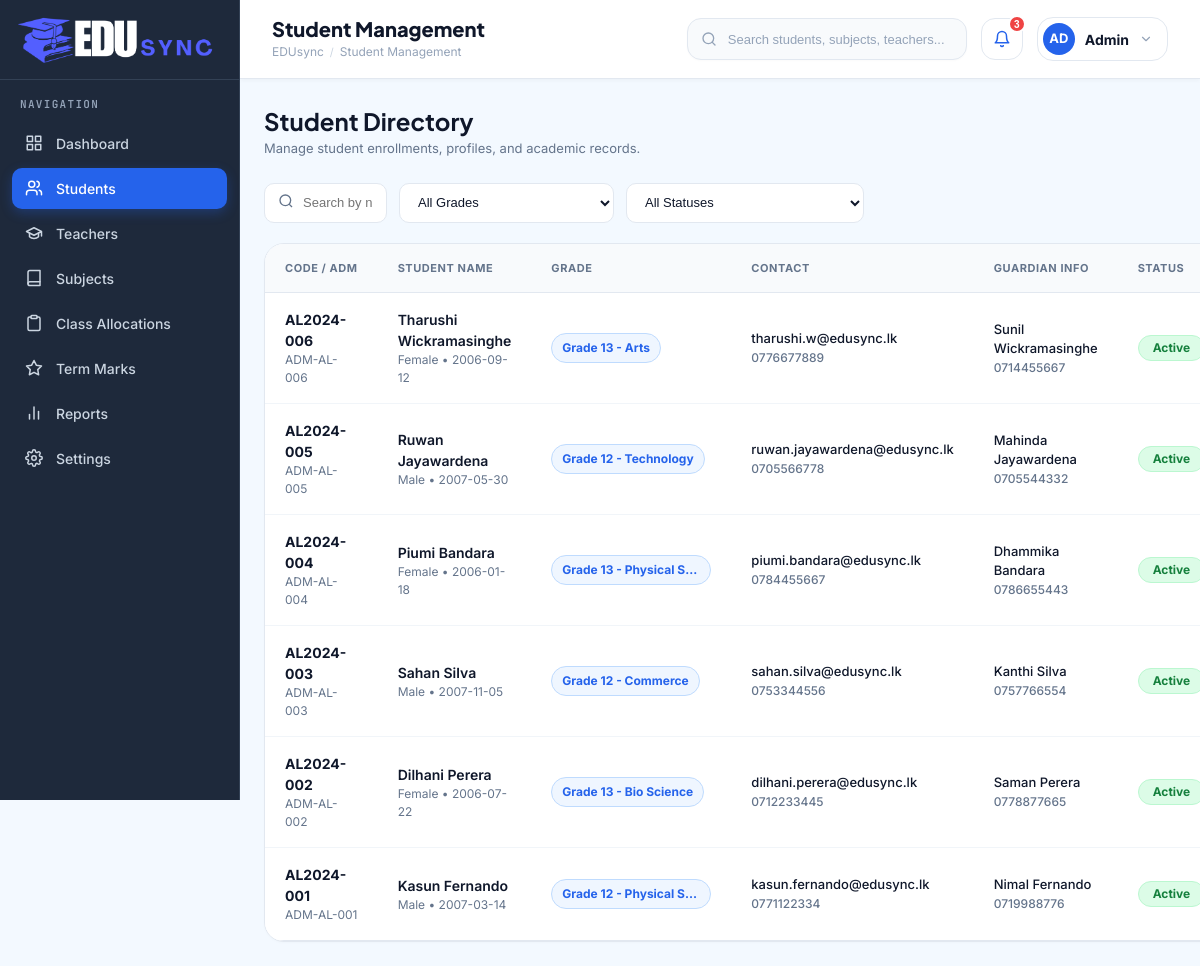
Page /students.php on the committed database.
### tables this page shows
CREATE TABLE `students` (
  `id` INT AUTO_INCREMENT PRIMARY KEY,
  `student_code` VARCHAR(20) NOT NULL UNIQUE,
  `adm_no` VARCHAR(30) NOT NULL UNIQUE,
  `first_name` VARCHAR(50) NOT NULL,
  `last_name` VARCHAR(50) NOT NULL,
  `dob` DATE NOT NULL,
  `gender` ENUM('Male', 'Female', 'Other') NOT NULL,
  `email` VARCHAR(100) NOT NULL UNIQUE,
  `phone` VARCHAR(20) NOT NULL,
  `address` TEXT NOT NULL,
  `guardian_name` VARCHAR(100) NOT NULL,
  `guardian_phone` VARCHAR(20) NOT NULL,
  `grade` VARCHAR(50) NOT NULL,
  `status` ENUM('Active', 'Inactive', 'Completed A/L') DEFAULT 'Active',
  `photo` VARCHAR(255) DEFAULT NULL,
  `created_at` TIMESTAMP DEFAULT CURRENT_TIMESTAMP
);

### classes/Student.php (called while the page is built, shortened)
<?php
require_once __DIR__ . '/../config/Database.php';
class Student {
    private $db;
    public function __construct() {
        $dbInstance = new Database();
        $this->db = $dbInstance->getConnection();
    }
    public function getAll($search = '', $gradeFilter = '', $statusFilter = '') {
        $sql = "SELECT * FROM students WHERE 1=1";
        $params = [];
        $sql .= " ORDER BY id DESC";
        $stmt = $this->db->prepare($sql);
        $stmt->execute($params);
        return $stmt->fetchAll(PDO::FETCH_ASSOC);
    }
}

### config/Database.php (called while the page is built)
<?php
class Database {
    private $host = "localhost";
    private $db_name = "school_db";
    private $username = "root";
    private $password = "";
    private $conn = null;
    public function getConnection() {
        if ($this->conn === null) {
            try {
                $dsn = "mysql:host=" . $this->host . ";dbname=" . $this->db_name . ";charset=utf8mb4";
                $options = [
                    PDO::ATTR_ERRMODE => PDO::ERRMODE_EXCEPTION,
                    PDO::ATTR_DEFAULT_FETCH_MODE => PDO::FETCH_ASSOC,
                    PDO::ATTR_EMULATE_PREPARES => false,
                ];
                $this->conn = new PDO($dsn, $this->username, $this->password, $options);
            } catch (PDOException $exception) {
                $this->conn = null;
            }
        }
        return $this->conn;
    }
}
?>

### students.php (the view, shortened to what this page needs)
<?php
require_once __DIR__ . '/classes/Student.php';
$studentService = new Student();
$search = $_GET['search'] ?? '';
$gradeFilter = $_GET['grade'] ?? '';
$statusFilter = $_GET['status'] ?? '';
$students = $studentService->getAll($search, $gradeFilter, $statusFilter);
include_once __DIR__ . '/includes/header.php';
include_once __DIR__ . '/includes/sidebar.php';
?>
<div class="main-wrapper">
    <?php include_once __DIR__ . '/includes/navbar.php'; ?>
    <main class="content-body">
        <div class="page-header">
            <div>
                <h1 class="page-title">Student Directory</h1>
                <p class="page-subtitle">Manage student enrollments, profiles, and academic records.</p>
            </div>
        </div>
        <div class="table-filter-bar">
            <form action="students.php" method="GET" class="search-filter-group">
                <div style="position: relative; flex: 1;">
                    <span style="position: absolute; left: 14px; top: 50%; transform: translateY(-50%); color: var(--text-muted);">
                        <svg width="16" height="16" viewBox="0 0 24 24" fill="none" stroke="currentColor" stroke-width="2"><circle cx="11" cy="11" r="8"/><line x1="21" y1="21" x2="16.65" y2="16.65"/></svg>
                    </span>
                    <input type="text" name="search" class="filter-input" placeholder="Search by name, code, or email..." value="<?php echo htmlspecialchars($search); ?>">
                </div>
                <select name="grade" class="filter-select" onchange="this.form.submit()">
                    <option value="">All Grades</option>
                </select>
                <select name="status" class="filter-select" onchange="this.form.submit()">
                    <option value="">All Statuses</option>
                </select>
            </form>
        </div>
        <div class="dash-card card-full" style="padding: 0; overflow: hidden;">
            <div style="overflow-x: auto;">
                <table class="students-table" style="width: 100%; border-collapse: collapse; font-size: 14px;">
                    <thead>
                        <tr style="background: var(--body-bg); border-bottom: 1px solid var(--card-border); text-align: left; color: var(--text-muted); font-size: 12px; font-weight: 700; text-transform: uppercase;">
                            <th style="padding: 16px 20px;">Code / Adm</th>
                            <th style="padding: 16px 20px;">Student Name</th>
                            <th style="padding: 16px 20px;">Grade</th>
                            <th style="padding: 16px 20px;">Contact</th>
                            <th style="padding: 16px 20px;">Guardian Info</th>
                            <th style="padding: 16px 20px;">Status</th>
                        </tr>
                    </thead>
                    <tbody>
                        <?php if (empty($students)): ?>
                            <tr>
                                <td colspan="7" style="padding: 40px; text-align: center; color: var(--text-muted);">
                                    No student records found.
                                </td>
                            </tr>
                        <?php else: ?>
                            <?php foreach ($students as $st): ?>
                                <tr style="border-bottom: 1px solid var(--card-border);">
                                    <td style="padding: 16px 20px;">
                                        <div style="font-weight: 700; color: var(--text-main);"><?php echo htmlspecialchars($st['student_code']); ?></div>
                                        <div style="font-size: 12px; color: var(--text-muted);"><?php echo htmlspecialchars($st['adm_no']); ?></div>
                                    </td>
                                    <td style="padding: 16px 20px;">
                                        <div style="font-weight: 600; color: var(--text-main);"><?php echo htmlspecialchars($st['first_name'] . ' ' . $st['last_name']); ?></div>
                                        <div style="font-size: 12px; color: var(--text-muted);"><?php echo htmlspecialchars($st['gender'] . ' • ' . $st['dob']); ?></div>
                                    </td>
                                    <td style="padding: 16px 20px; white-space: nowrap;">
                                        <span class="subject-badge">
                                            <?php echo htmlspecialchars($st['grade']); ?>
                                        </span>
                                    </td>
                                    <td style="padding: 16px 20px;">
                                        <div style="color: var(--text-main); font-size: 13px; font-weight: 500;"><?php echo htmlspecialchars($st['email']); ?></div>
                                        <div style="font-size: 12px; color: var(--text-muted); font-weight: 500;"><?php echo htmlspecialchars($st['phone']); ?></div>
                                    </td>
                                    <td style="padding: 16px 20px;">
                                        <div style="color: var(--text-main); font-size: 13px; font-weight: 500;"><?php echo htmlspecialchars($st['guardian_name']); ?></div>
                                        <div style="font-size: 12px; color: var(--text-muted); font-weight: 500;"><?php echo htmlspecialchars($st['guardian_phone']); ?></div>
                                    </td>
                                    <td style="padding: 16px 20px; white-space: nowrap;">
                                        <?php if ($st['status'] === 'Active'): ?>
                                            <span class="status-badge status-active">Active</span>
                                        <?php elseif ($st['status'] === 'Completed A/L'): ?>
                                            <span class="status-badge" style="background: #f3e8ff; color: #7e22ce; border: 1px solid #e9d5ff; font-weight: 700;">Completed A/L</span>
                                        <?php else: ?>
                                            <span class="status-badge status-inactive">Inactive</span>
                                        <?php endif; ?>
                                    </td>
                                </tr>
                            <?php endforeach; ?>
                        <?php endif; ?>
                    </tbody>
                </table>
            </div>
        </div>
    </main>
<?php include_once __DIR__ . '/includes/footer.php'; ?>

### assets/css/style.css (style rules this page uses)
html, body, *, ::-webkit-scrollbar { -ms-overflow-style: none; scrollbar-width: none; }
:root { --primary: #2563eb; --primary-hover: #1d4ed8; --primary-light: #eff6ff; --success: #10b981; --success-light: #ecfdf5; --warning: #f59e0b; --warning-light: #fffbeb; --danger: #ef4444; --danger-light: #fef2f2; --purple: #8b5cf6; --purple-light: #f5f3ff; --sidebar-bg: #1e293b; --sidebar-border: #334155; --sidebar-text: #94a3b8; --sidebar-hover: #334155; --sidebar-active: #2563eb; --body-bg: #f3f9ff; --card-bg: #ffffff; --card-border: #e2e8f0; --text-main: #0f172a; --text-muted: #64748b; --text-light: #94a3b8; --font-heading: 'Plus Jakarta Sans', -apple-system, BlinkMacSystemFont, sans-serif; --font-body: 'Inter', -apple-system, BlinkMacSystemFont, sans-serif; --font-mono: 'JetBrains Mono', monospace; --radius-sm: 6px; --radius-md: 10px; --radius-lg: 16px; --radius-full: 9999px; --shadow-sm: 0 1px 2px 0 rgba(0, 0, 0, 0.05); --shadow-md: 0 4px 6px -1px rgba(0, 0, 0, 0.05), 0 2px 4px -1px rgba(0, 0, 0, 0.03); --shadow-lg: 0 10px 15px -3px rgba(0, 0, 0, 0.08), 0 4px 6px -2px rgba(0, 0, 0, 0.03); --sidebar-width: 240px; --sidebar-collapsed-width: 72px; --navbar-height: 68px; --transition-speed: 0.3s; }
*, *::before, *::after { box-sizing: border-box; margin: 0; padding: 0; }
html, body { height: 100%; font-family: var(--font-body); background-color: var(--body-bg); color: var(--text-main); line-height: 1.5; -webkit-font-smoothing: antialiased; }
.main-wrapper { margin-left: var(--sidebar-width); flex: 1; display: flex; flex-direction: column; min-height: 100vh; }
.content-body { padding: 24px; margin-top: 79px; flex: 1; }
.page-header { margin-bottom: 24px; display: flex; align-items: center; justify-content: space-between; }
.page-title { font-family: var(--font-heading); font-size: 24px; font-weight: 700; color: var(--text-main); }
.page-subtitle { font-size: 13px; color: var(--text-muted); }
.dash-card { background: var(--card-bg); border: 1px solid var(--card-border); border-radius: 20px; padding: 24px; box-shadow: 0 1px 3px 0 rgba(0, 0, 0, 0.02); }
.status-badge { padding: 4px 12px; border-radius: 20px; font-size: 12px; font-weight: 700; }
.status-active { background: var(--primary-light); color: var(--primary); }
.table-filter-bar { display: flex; align-items: center; justify-content: space-between; gap: 16px; margin-bottom: 20px; flex-wrap: wrap; }
.search-filter-group { display: flex; align-items: center; gap: 12px; flex: 1; max-width: 600px; }
.filter-input { height: 40px; padding: 0 14px 0 38px; border-radius: 10px; border: 1px solid var(--card-border); background: var(--card-bg); color: var(--text-main); font-size: 13px; outline: none; width: 100%; transition: border-color 0.2s ease; }
.filter-select { height: 40px; padding: 0 14px; border-radius: 10px; border: 1px solid var(--card-border); background: var(--card-bg); color: var(--text-main); font-size: 13px; outline: none; cursor: pointer; }
.students-table { width: 100%; border-collapse: separate; border-spacing: 0; font-family: var(--font-body); font-size: 14px; }
.students-table th { background: #f8fafc; color: #64748b; font-size: 11px; font-weight: 700; text-transform: uppercase; letter-spacing: 0.05em; padding: 12px 14px; border-bottom: 1px solid #e2e8f0; vertical-align: middle; white-space: nowrap; }
.students-table td { padding: 12px 14px; border-bottom: 1px solid #f1f5f9; vertical-align: middle; color: var(--text-main); background: #ffffff; transition: background-color 0.15s ease; }
.students-table tr:last-child td { border-bottom: none; }
.status-badge { display: inline-flex; align-items: center; justify-content: center; padding: 6px 14px; border-radius: 9999px; font-size: 12px; font-weight: 700; line-height: 1; white-space: nowrap; }
.status-badge.status-active { background: #dcfce7 !important; color: #15803d !important; border: 1px solid #bbf7d0 !important; }
.subject-badge { display: inline-block !important; max-width: 160px !important; overflow: hidden !important; text-overflow: ellipsis !important; white-space: nowrap !important; vertical-align: middle !important; padding: 5px 10px !important; border-radius: 20px !important; background: #eff6ff !important; color: #2563eb !important; border: 1px solid #bfdbfe !important; font-size: 12px !important; font-weight: 700 !important; text-align: center !important; }

### rows in the picture
students: student_code "AL2024-006", adm_no "ADM-AL-006", first_name+last_name "Tharushi Wickramasinghe", gender+dob "Female • 2006-09-12", grade "Grade 13 - Arts", email "tharushi.w@edusync.lk", phone "0776677889", guardian_name "Sunil Wickramasinghe", guardian_phone "0714455667", status "Active"
students: student_code "AL2024-005", adm_no "ADM-AL-005", first_name+last_name "Ruwan Jayawardena", gender+dob "Male • 2007-05-30", grade "Grade 12 - Technology", email "ruwan.jayawardena@edusync.lk", phone "0705566778", guardian_name "Mahinda Jayawardena", guardian_phone "0705544332", status "Active"
students: student_code "AL2024-004", adm_no "ADM-AL-004", first_name+last_name "Piumi Bandara", gender+dob "Female • 2006-01-18", grade "Grade 13 - Physical S…", email "piumi.bandara@edusync.lk", phone "0784455667", guardian_name "Dhammika Bandara", guardian_phone "0786655443", status "Active"
students: student_code "AL2024-003", adm_no "ADM-AL-003", first_name+last_name "Sahan Silva", gender+dob "Male • 2007-11-05", grade "Grade 12 - Commerce", email "sahan.silva@edusync.lk", phone "0753344556", guardian_name "Kanthi Silva", guardian_phone "0757766554", status "Active"
students: student_code "AL2024-002", adm_no "ADM-AL-002", first_name+last_name "Dilhani Perera", gender+dob "Female • 2006-07-22", grade "Grade 13 - Bio Science", email "dilhani.perera@edusync.lk", phone "0712233445", guardian_name "Saman Perera", guardian_phone "0778877665", status "Active"
students: student_code "AL2024-001", adm_no "ADM-AL-001", first_name+last_name "Kasun Fernando", gender+dob "Male • 2007-03-14", grade "Grade 12 - Physical S…", email "kasun.fernando@edusync.lk", phone "0771122334", guardian_name "Nimal Fernando", guardian_phone "0719988776", status "Active"

### other values in the picture
$displayTitle "Student Management"
$notifCount "3"
